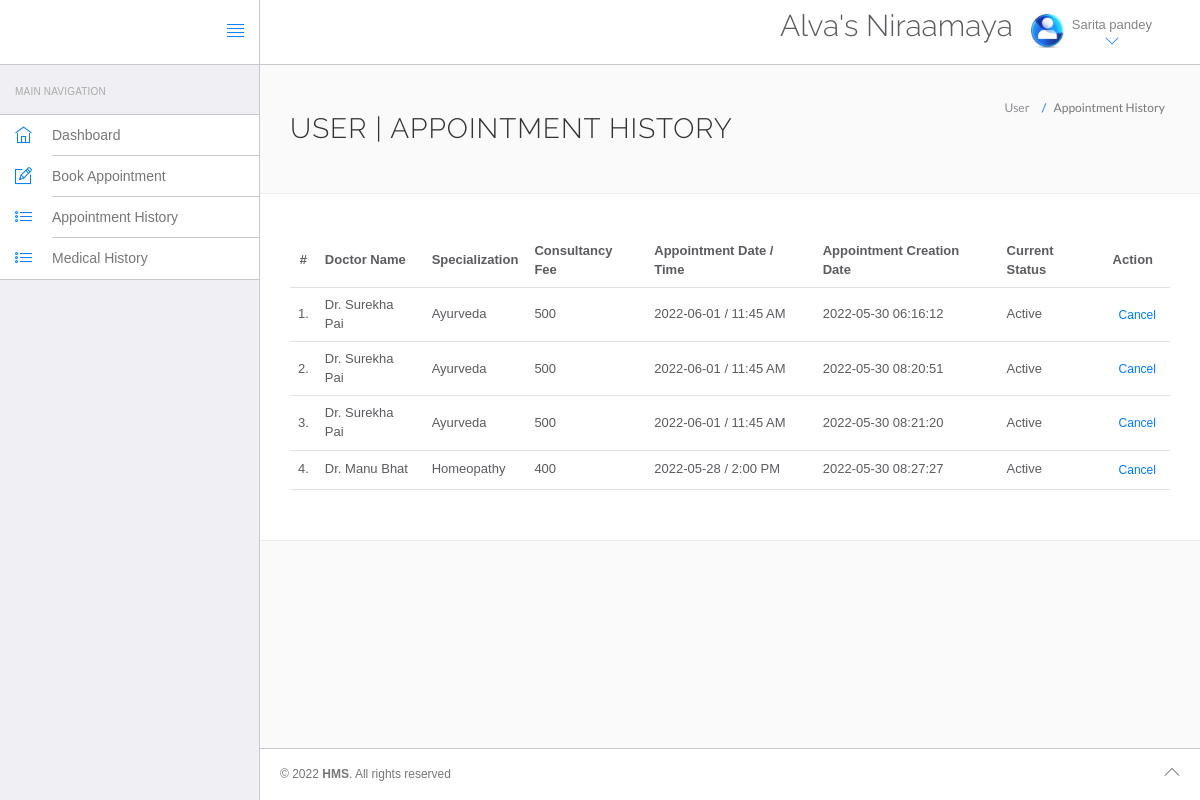
Page /hms/appointment-history.php (signed in) on the committed database.
### tables this page shows
CREATE TABLE `users` (
  `id` int(11) NOT NULL,
  `fullName` varchar(255) DEFAULT NULL,
  `address` longtext DEFAULT NULL,
  `city` varchar(255) DEFAULT NULL,
  `gender` varchar(255) DEFAULT NULL,
  `email` varchar(255) DEFAULT NULL,
  `password` varchar(255) DEFAULT NULL,
  `regDate` timestamp NULL DEFAULT current_timestamp(),
  `updationDate` timestamp NULL DEFAULT NULL ON UPDATE current_timestamp()
);

CREATE TABLE `appointment` (
  `id` int(11) NOT NULL,
  `doctorSpecialization` varchar(255) DEFAULT NULL,
  `Patient Name` varchar(20) NOT NULL,
  `doctorId` int(11) DEFAULT NULL,
  `userId` int(11) DEFAULT NULL,
  `consultancyFees` int(11) DEFAULT NULL,
  `appointmentDate` varchar(255) DEFAULT NULL,
  `appointmentTime` varchar(255) DEFAULT NULL,
  `postingDate` timestamp NULL DEFAULT current_timestamp(),
  `userStatus` int(11) DEFAULT NULL,
  `doctorStatus` int(11) DEFAULT NULL,
  `updationDate` timestamp NULL DEFAULT NULL ON UPDATE current_timestamp()
);

CREATE TABLE `doctors` (
  `id` int(11) NOT NULL,
  `specilization` varchar(255) DEFAULT NULL,
  `doctorName` varchar(255) DEFAULT NULL,
  `address` longtext DEFAULT NULL,
  `docFees` varchar(255) DEFAULT NULL,
  `contactno` bigint(11) DEFAULT NULL,
  `docEmail` varchar(255) DEFAULT NULL,
  `password` varchar(255) DEFAULT NULL,
  `creationDate` timestamp NULL DEFAULT current_timestamp(),
  `updationDate` timestamp NULL DEFAULT NULL ON UPDATE current_timestamp()
);

### hms/appointment-history.php (the view, shortened to what this page needs)
<?php
include('include/config.php');
?>
<!DOCTYPE html>
<html lang="en">
	<head>
		<link rel="stylesheet" href="vendor/bootstrap/css/bootstrap.min.css">
		<link rel="stylesheet" href="vendor/fontawesome/css/font-awesome.min.css">
		<link rel="stylesheet" href="vendor/themify-icons/themify-icons.min.css">
		<link href="vendor/animate.css/animate.min.css" rel="stylesheet" media="screen">
		<link href="vendor/perfect-scrollbar/perfect-scrollbar.min.css" rel="stylesheet" media="screen">
		<link href="vendor/switchery/switchery.min.css" rel="stylesheet" media="screen">
		<link href="vendor/bootstrap-touchspin/jquery.bootstrap-touchspin.min.css" rel="stylesheet" media="screen">
		<link href="vendor/select2/select2.min.css" rel="stylesheet" media="screen">
		<link href="vendor/bootstrap-datepicker/bootstrap-datepicker3.standalone.min.css" rel="stylesheet" media="screen">
		<link href="vendor/bootstrap-timepicker/bootstrap-timepicker.min.css" rel="stylesheet" media="screen">
		<link rel="stylesheet" href="assets/css/styles.css">
		<link rel="stylesheet" href="assets/css/plugins.css">
		<link rel="stylesheet" href="assets/css/themes/theme-1.css" id="skin_color" />
	</head>
	<body>
		<div id="app">
<?php include('include/sidebar.php');?>
			<div class="app-content">
					<?php include('include/header.php');?>
				<div class="main-content" >
					<div class="wrap-content container" id="container">
						<section id="page-title">
							<div class="row">
								<div class="col-sm-8">
									<h1 class="mainTitle">User  | Appointment History</h1>
																	</div>
								<ol class="breadcrumb">
									<li>
										<span>User </span>
									</li>
									<li class="active">
										<span>Appointment History</span>
									</li>
								</ol>
							</div>
						</section>
						<div class="container-fluid container-fullw bg-white">
									<div class="row">
								<div class="col-md-12">
									<table class="table table-hover" id="sample-table-1">
										<thead>
											<tr>
												<th class="center">#</th>
												<th class="hidden-xs">Doctor Name</th>
												<th>Specialization</th>
												<th>Consultancy Fee</th>
												<th>Appointment Date / Time </th>
												<th>Appointment Creation Date  </th>
												<th>Current Status</th>
												<th>Action</th>
											</tr>
										</thead>
										<tbody>
<?php
$sql=mysqli_query($con,"select doctors.doctorName as docname,appointment.*  from appointment join doctors on doctors.id=appointment.doctorId where appointment.userId='".$_SESSION['id']."'");
$cnt=1;
while($row=mysqli_fetch_array($sql))
{
?>
											<tr>
												<td class="center"><?php echo $cnt;?>.</td>
												<td class="hidden-xs"><?php echo $row['docname'];?></td>
												<td><?php echo $row['doctorSpecialization'];?></td>
												<td><?php echo $row['consultancyFees'];?></td>
												<td><?php echo $row['appointmentDate'];?> / <?php echo
												 $row['appointmentTime'];?>
												</td>
												<td><?php echo $row['postingDate'];?></td>
												<td>
<?php if(($row['userStatus']==1) && ($row['doctorStatus']==1))
{
	echo "Active";
}
												?></td>
												<td >
												<div class="visible-md visible-lg hidden-sm hidden-xs">
							<?php if(($row['userStatus']==1) && ($row['doctorStatus']==1))
{ ?>
	<a href="appointment-history.php?id=<?php echo $row['id']?>&cancel=update" onClick="return confirm('Are you sure you want to cancel this appointment ?')"class="btn btn-transparent btn-xs tooltips" title="Cancel Appointment" tooltip-placement="top" tooltip="Remove">Cancel</a>
	<?php } else {
		echo "Canceled";
		} ?>
												</div>
												</td>
											</tr>
											<?php
$cnt=$cnt+1;
											 }?>
										</tbody>
									</table>
								</div>
							</div>
								</div>
					</div>
				</div>
			</div>
	<?php include('include/footer.php');?>
		</div>
	</body>
</html>

### hms/include/sidebar.php
<div class="sidebar app-aside" id="sidebar">
				<div class="sidebar-container perfect-scrollbar">
<nav>
						<div class="navbar-title">
							<span>Main Navigation</span>
						</div>
						<ul class="main-navigation-menu">
							<li>
								<a href="dashboard.php">
									<div class="item-content">
										<div class="item-media">
											<i class="ti-home"></i>
										</div>
										<div class="item-inner">
											<span class="title"> Dashboard </span>
										</div>
									</div>
								</a>
							</li>
							<li>
								<a href="book-appointment.php">
									<div class="item-content">
										<div class="item-media">
											<i class="ti-pencil-alt"></i>
										</div>
										<div class="item-inner">
											<span class="title"> Book Appointment </span>
										</div>
									</div>
								</a>
							</li>
							<li>
								<a href="appointment-history.php">
									<div class="item-content">
										<div class="item-media">
											<i class="ti-list"></i>
										</div>
										<div class="item-inner">
											<span class="title"> Appointment History </span>
										</div>
									</div>
								</a>
							</li>
<li>
								<a href="manage-medhistory.php">
									<div class="item-content">
										<div class="item-media">
											<i class="ti-list"></i>
										</div>
										<div class="item-inner">
											<span class="title"> Medical History </span>
										</div>
									</div>
								</a>
							</li>
						</ul>
					</nav>
					</div>
			</div>

### hms/include/header.php (shortened to what this page needs)
<header class="navbar navbar-default navbar-static-top">
					<div class="navbar-header">
						<a class="navbar-brand" href="#">
						</a>
						<a href="#" class="sidebar-toggler pull-right visible-md visible-lg" data-toggle-class="app-sidebar-closed" data-toggle-target="#app">
							<i class="ti-align-justify"></i>
						</a>
					</div>
					<div class="navbar-collapse collapse">
						<ul class="nav navbar-right">
								<li  style="padding-top:2% ">
								<h2>Alva's Niraamaya</h2>
							</li>
							<li class="dropdown current-user">
								<a href class="dropdown-toggle" data-toggle="dropdown">
									<img src="assets/images/a.jpg"> <span class="username">
									<?php $query=mysqli_query($con,"select fullName from users where id='".$_SESSION['id']."'");
while($row=mysqli_fetch_array($query))
{
	echo $row['fullName'];
}
									?> <i class="ti-angle-down"></i></i></span>
								</a>
							</li>
						</ul>
					</div>
				</header>

### hms/doctor/include/footer.php
<footer>
				<div class="footer-inner">
					<div class="pull-left">
						&copy; <span class="current-year"></span><span class="text-bold text-uppercase"> HMS</span>. <span>All rights reserved</span>
					</div>
					<div class="pull-right">
						<span class="go-top"><i class="ti-angle-up"></i></span>
					</div>
				</div>
			</footer>

### hms/assets/css/plugins.css (style rules this page uses)
.perfect-scrollbar { overflow-y: hidden !important; }

### hms/assets/css/themes/theme-1.css (style rules this page uses)
body { background: #FAFAFA; }
header .navbar-header { background: #ffffff !important; border-right-color: #c8c7cc !important; border-bottom-color: #c8c7cc !important; }
header .navbar-header .sidebar-toggler, header .navbar-header .sidebar-mobile-toggler { color: #007aff !important; }
header .navbar-header .navbar-brand { color: #777 !important; }
header .navbar-collapse { background: #ffffff !important; border-bottom-color: #c8c7cc !important; box-shadow: none !important; }
header .navbar-collapse .navbar-right > li > a { color: #777; }
header .navbar-collapse .navbar-right > li > a i { color: #007aff !important; }
#sidebar { background: #EFEFF4 !important; }
#sidebar:before { border-right-width: "1px" !important; border-right-style: solid; border-right-color: #c8c7cc !important; }
#sidebar nav { border-right-width: "1px" !important; border-right-style: solid; border-right-color: #c8c7cc !important; }
#sidebar nav .navbar-title { color: #aaaaaa; }
#sidebar nav > ul { background: #ffffff !important; border-bottom-color: #c8c7cc !important; border-top-color: #c8c7cc !important; }
#sidebar nav > ul > li > a .item-media > i { color: #007aff !important; }
#sidebar nav > ul > li > a .item-inner { color: #777 !important; border-bottom-color: #c8c7cc; }
#app > footer { background: #ffffff !important; border-top-color: #c8c7cc !important; color: #777; }

### rows in the picture
users: fullName "Sarita pandey"
appointment: doctorId.doctorName "Dr. Surekha Pai", doctorSpecialization "Ayurveda", consultancyFees "500", appointmentDate "2022-06-01", appointmentTime "11:45 AM", postingDate "2022-05-30 06:16:12", userStatus "Active"
appointment: doctorId.doctorName "Dr. Surekha Pai", doctorSpecialization "Ayurveda", consultancyFees "500", appointmentDate "2022-06-01", appointmentTime "11:45 AM", postingDate "2022-05-30 08:20:51", userStatus "Active"
appointment: doctorId.doctorName "Dr. Surekha Pai", doctorSpecialization "Ayurveda", consultancyFees "500", appointmentDate "2022-06-01", appointmentTime "11:45 AM", postingDate "2022-05-30 08:21:20", userStatus "Active"
appointment: doctorId.doctorName "Dr. Manu Bhat", doctorSpecialization "Homeopathy", consultancyFees "400", appointmentDate "2022-05-28", appointmentTime "2:00 PM", postingDate "2022-05-30 08:27:27", userStatus "Active"
